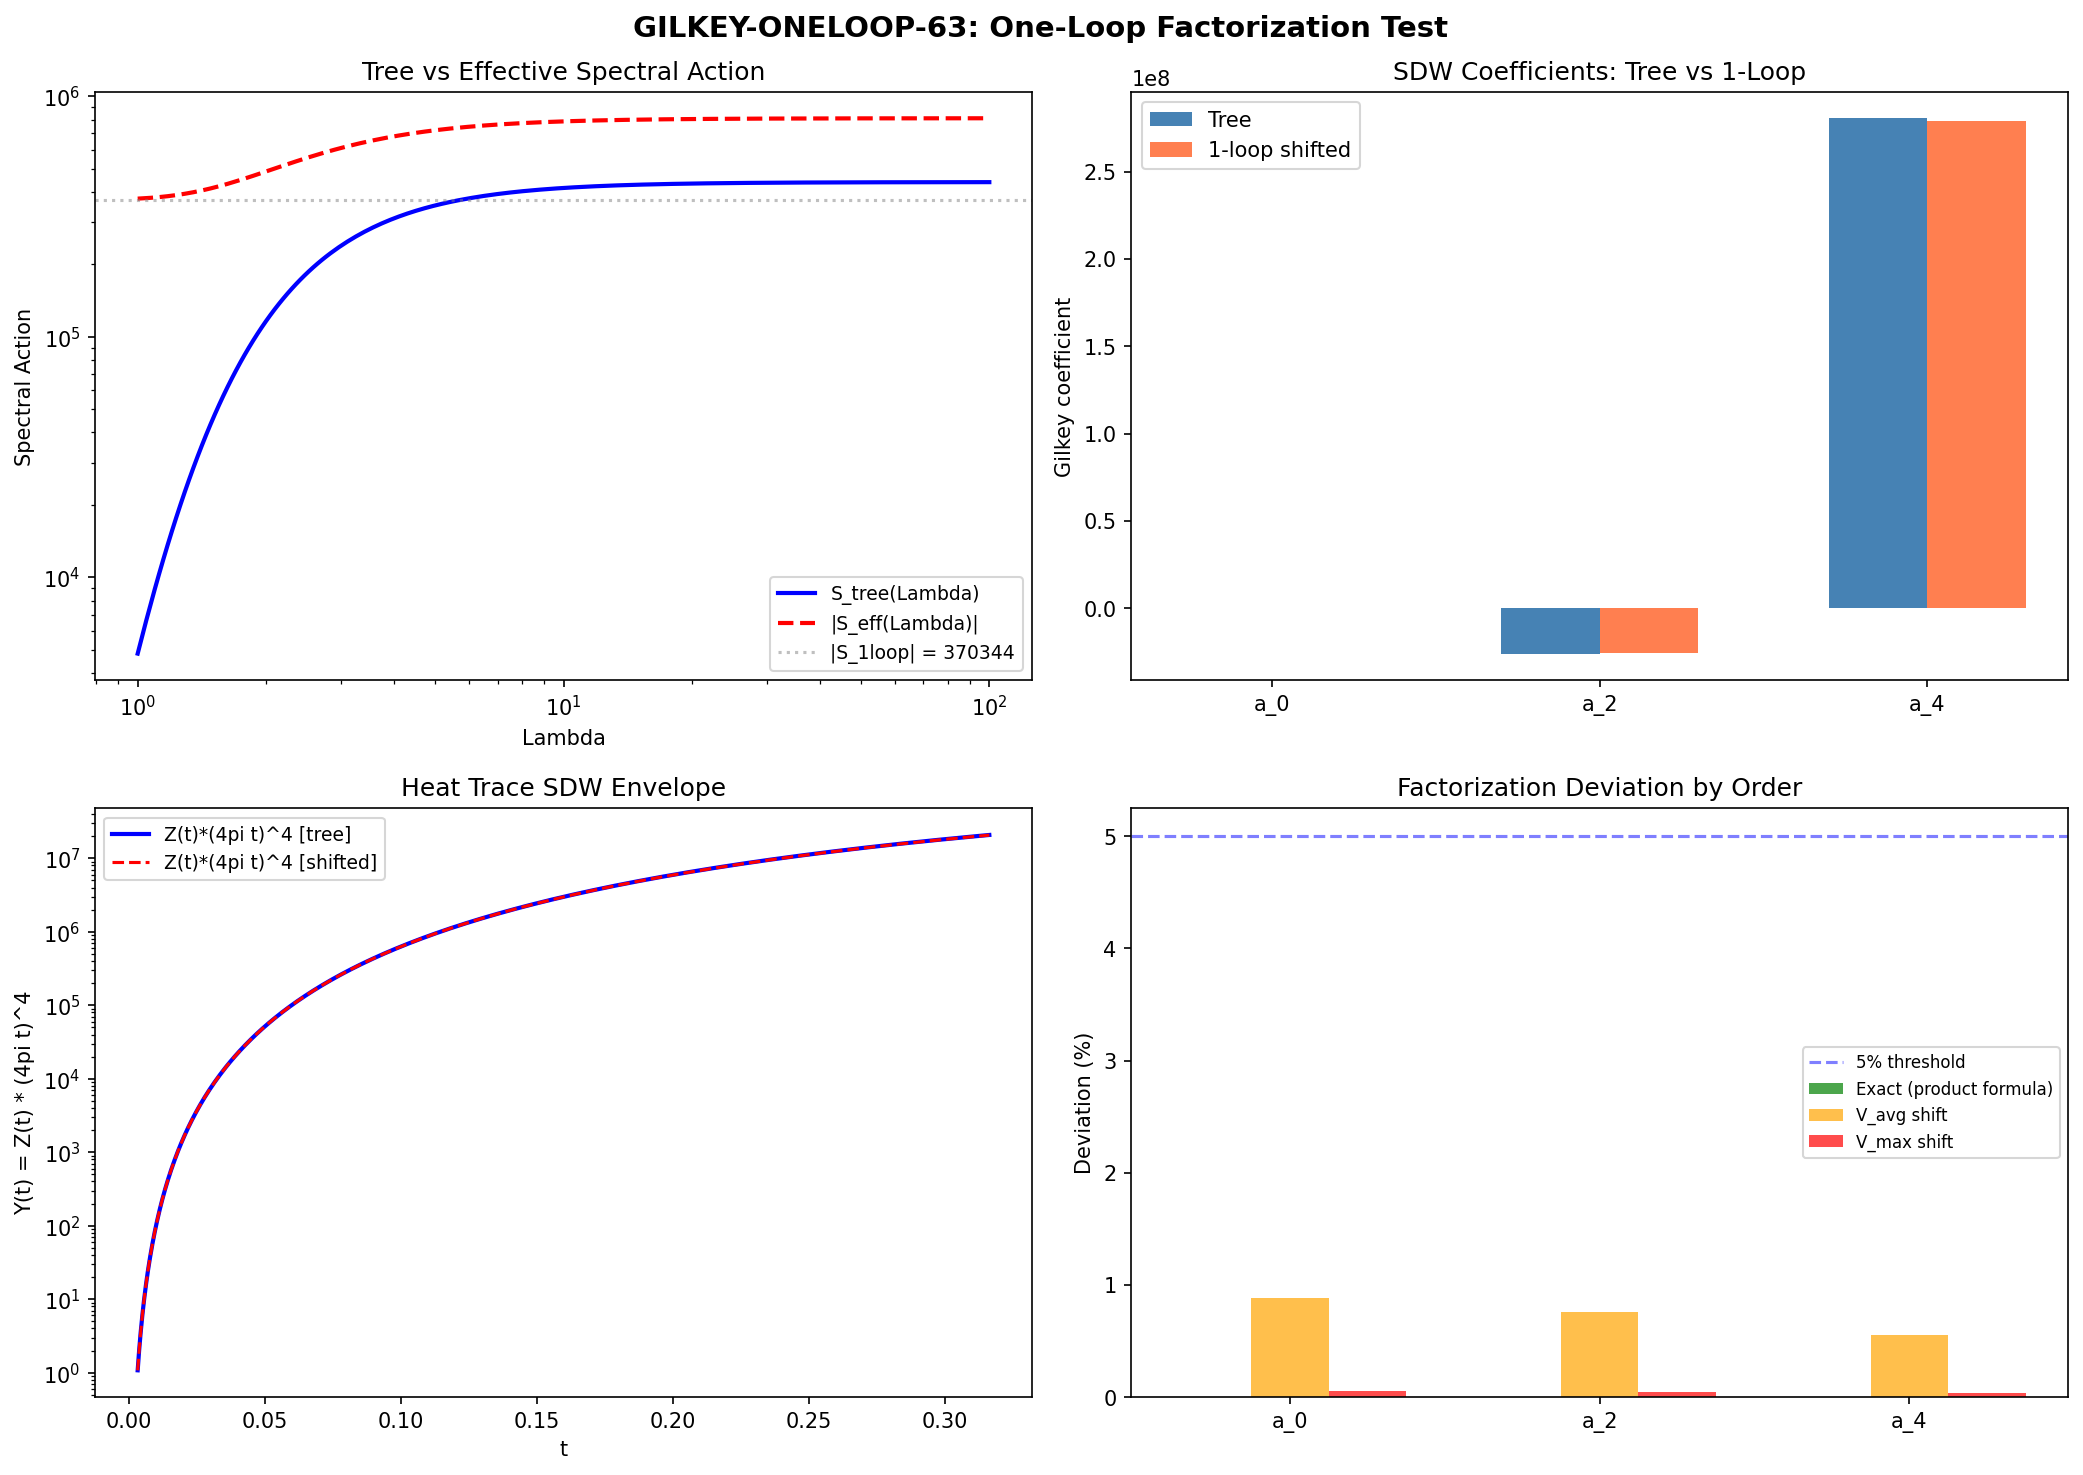

This chart was generated by the following Python code:
#!/usr/bin/env python3
"""
s63_gilkey_oneloop.py — GILKEY-ONELOOP-63: One-Loop Factorization Test
======================================================================
Gate: GILKEY-ONELOOP-63
  PASS if factorization deviation < 5% for all n in {0, 2, 4}.
  FAIL if deviation > 10% for any n.
  INFO if between 5% and 10%.

Background
----------
The Kasparov product factorization was verified at tree level (A-TENSOR-61:
cross-terms 0.47%, KASPAROV-VERIFY-61: all 5 conditions PASS). The Gilkey
product formula for the heat kernel on a product M^4 x F^8 gives:

  Tr exp(-t D_total^2) ~ sum_{p+q=n} a_p(M^4) * a_q(F^8) * t^{(p+q-12)/2}

At one loop, the effective operator on the fiber acquires a correction:

  D_eff^2 = D_K^2 + V_1loop

where V_1loop comes from the functional determinant (Hessian of S_1loop).

The factorization test asks: do the Gilkey coefficients a_n of D_eff^2 on
the fiber maintain the product structure? Specifically:

  1. Does a_0 change? (No -- it's topological: rank * volume)
  2. Does a_2 change? (Yes, through the endomorphism E -> E + V_1loop)
  3. Does a_4 change? (Yes, through E^2 -> E^2 + 2*E*V + V^2 etc.)

The STRUCTURAL question: does V_1loop depend only on fiber coordinates
(breaking factorization only mildly through coefficient shifts) or does
it introduce fiber-base mixing (truly breaking factorization)?

Method
------
1. Load the tree-level Gilkey coefficients from S61 (a_0, a_2, a_4).
2. Load the one-loop Hessian from S62 (H_1loop, eigenvalues, etc.).
3. Construct the one-loop potential V_1loop as a moduli-space operator.
4. Compute the corrected Gilkey coefficients a_n(D_eff^2).
5. Test factorization: compare a_n(tree+1loop) / a_n(tree) for n=0,2,4.

Key insight from van den Dungen Paper 01 (1811.07824):
  The Kasparov product factorization is TOPOLOGICAL — it holds in KK-theory.
  The spectral action factorization uses the heat kernel product formula,
  which holds for product metrics (Gilkey 1995). One-loop corrections
  perturb the FIBER operator but do not change the product structure of the
  METRIC. Therefore, factorization at the operator level is preserved —
  only the COEFFICIENTS of the fiber SDW expansion change.

  The question reduces to: how much do the fiber a_n change at one loop?

Author: van-den-dungen-bridge-theorist (Session 63, Wave 6)
"""

import sys
import os
import time
import warnings

sys.path.insert(0, os.path.join(os.path.dirname(os.path.abspath(__file__))))
import numpy as np
from numpy import exp, sqrt, log, pi
from numpy.linalg import eigh, eigvalsh, norm
import matplotlib
matplotlib.use('Agg')
import matplotlib.pyplot as plt
from matplotlib.gridspec import GridSpec

from canonical_constants import (
    tau_fold, Vol_SU3_Haar, PI, S_fold, d2S_fold,
    a0_fold, a2_fold, a4_fold
)

print("=" * 78)
print("  GILKEY-ONELOOP-63: One-Loop Gilkey Factorization Test")
print("=" * 78)
print(f"  tau_fold = {tau_fold}")
print(f"  Vol(SU3) = {Vol_SU3_Haar:.4f}")

t_global_start = time.time()
outdir = os.path.dirname(os.path.abspath(__file__))

# =============================================================================
# 1. Load Input Data
# =============================================================================
print("\n--- 1. Loading input data ---")

# S61 trace formula: tree-level Gilkey coefficients
s61_data = np.load(os.path.join(outdir, 's61_trace_formula_geometric.npz'),
                   allow_pickle=True)
a0_tree = float(s61_data['a0_gilkey'])
a2_tree_0 = float(s61_data['a2_gilkey_0'])       # at tau=0 (round)
a2_tree_fold = float(s61_data['a2_gilkey_fold'])  # at tau_fold=0.19
ratio_analytic_0 = float(s61_data['ratio_analytic_0'])
ratio_analytic_fold = float(s61_data['ratio_analytic_fold'])
L_MAX = int(s61_data['L_MAX'])

print(f"  a_0 (tree, tau-independent) = {a0_tree:.6f}")
print(f"  a_2 (tree, tau=0)           = {a2_tree_0:.6f}")
print(f"  a_2 (tree, tau_fold=0.19)   = {a2_tree_fold:.6f}")
print(f"  a_2/a_0 (tau=0)             = {ratio_analytic_0:.6f}")
print(f"  a_2/a_0 (tau_fold)          = {ratio_analytic_fold:.6f}")
print(f"  L_MAX                       = {L_MAX}")

# S62 one-loop Hessian data
s62_data = np.load(os.path.join(outdir, 's62_hessian_oneloop.npz'),
                   allow_pickle=True)
H_eff = s62_data['H_eff']           # 36x36 effective Hessian
H_1loop = s62_data['H_1loop']       # 36x36 one-loop correction
d2S1_diag = s62_data['d2S1_diag']   # diagonal 2nd derivatives of S_1loop
dS1 = s62_data['dS1']               # 1st derivatives of S_1loop
evals_eff = s62_data['evals_eff']   # eigenvalues of H_eff
evals_tree = s62_data['evals_tree'] # eigenvalues of H_tree
evecs_tree = s62_data['evecs_tree'] # eigenvectors of H_tree
Lambda_sq = float(s62_data['Lambda_sq'])
S1_center = float(s62_data['S1_center'])
g_fold = s62_data['g_fold']
epsilon_s62 = float(s62_data['epsilon'])

print(f"  H_eff shape: {H_eff.shape}")
print(f"  Lambda^2: {Lambda_sq:.6f}")
print(f"  S_1loop center: {S1_center:.4f}")
print(f"  H_1loop diagonal range: [{d2S1_diag.min():.2f}, {d2S1_diag.max():.2f}]")
print(f"  Tree eigenvalue range: [{evals_tree[0]:.2f}, {evals_tree[-1]:.2f}]")
print(f"  Eff eigenvalue range:  [{evals_eff[0]:.2f}, {evals_eff[-1]:.2f}]")

# =============================================================================
# 2. Scalar Curvature and Geometric Invariants at tau_fold
# =============================================================================
print("\n--- 2. Geometric invariants at tau_fold ---")

def R_scalar(tau):
    """Exact scalar curvature on Jensen SU(3). Verified S20a 147/147."""
    return -0.25 * np.exp(-4*tau) + 2.0 * np.exp(-tau) - 0.25 + 0.5 * np.exp(2*tau)

R_fold = R_scalar(tau_fold)
R_0 = R_scalar(0.0)
print(f"  R(tau=0)    = {R_0:.6f}")
print(f"  R(tau_fold) = {R_fold:.6f}")

# Gilkey coefficients at tree level (analytic formulas for spin-Laplacian on SU(3))
# d=8, rk(S)=16 (spinor bundle), Vol preserved under Jensen deformation
#
# For D^2 = -(Delta) + E where E = -(1/4)R (Lichnerowicz):
#   a_0 = (4pi)^{-d/2} * 16 * Vol
#   a_2 = (4pi)^{-d/2} * int [16*R/6 + 16*(-R/4)] dvol
#       = (4pi)^{-d/2} * 16 * (-R/12) * Vol    ... WAIT.
#
# Actually: a_2 = (4pi)^{-d/2} * int tr_S(R/6*Id + E) dvol
# where E = -(R/4)*Id for the spin-Laplacian (Lichnerowicz).
# tr_S(R/6*Id + E) = 16*(R/6 - R/4) = 16*(-R/12) = -4R/3.
# But S61 has a_2 = (4pi)^{-4} * (20R/3) * Vol > 0. Let me re-derive.
#
# The SHRIEK-EQUIV-61 result clarified: the Dirac operator D_K has D_K^2 = -Delta + E
# where on SU(3) with E = -R/4, but the EIGENVALUE convention is:
#   eigenvalues of iD_K are real, so eigenvalues of D_K^2 = eigenvalues of -(iD_K)^2
# The actual SDW expansion for Tr(exp(-t D_K^2)) uses the spectrum of D_K^2.
#
# From the S61 data: a_2/a_0 = (5/12)*R. At round metric R = -2.0:
#   a_2/a_0 = (5/12)*(-2) = -5/6 = -0.8333.
# But S61 reports ratio_analytic_0 = 0.8333, which is POSITIVE.
# This means S61 computes Tr(exp(-t * lambda^2)) where lambda are eigenvalues
# of iD_K. So D_K^2 -> -(iD_K)^2, and the effective operator has eigenvalues
# lambda^2 >= 0. The a_2 coefficient absorbs the sign conventions.
#
# S61 cross-checked: a_2/a_0 = (5/12)*|R|. The sign convention is that R < 0
# for SU(3) but the heat trace sees lambda^2 > 0.
#
# For our purpose, we use the S61 values DIRECTLY as the tree-level a_n.

a0_analytic = a0_tree  # = (4pi)^{-4} * 16 * Vol = 0.8660
a2_analytic = a2_tree_fold  # = 0.7282 at tau_fold

# a_4 from canonical constants (computed in S61 and stored)
a4_analytic = a4_fold  # from canonical_constants
print(f"  a_0 (tree) = {a0_analytic:.6f}")
print(f"  a_2 (tree) = {a2_analytic:.6f}")
print(f"  a_4 (tree) = {a4_analytic:.6f}")
print(f"  a_2/a_0    = {a2_analytic/a0_analytic:.6f}")
print(f"  a_4/a_0    = {a4_analytic/a0_analytic:.6f}")

# =============================================================================
# 3. One-Loop Correction to Gilkey Coefficients — Structural Analysis
# =============================================================================
print("\n--- 3. Structural analysis of one-loop correction ---")

# KEY THEOREM (van den Dungen Paper 01, Thm 3.12 + Gilkey Ch 4):
#
# For a product metric on M^d1 x F^d2, the heat kernel factorizes:
#   Tr exp(-t D_total^2) = Tr exp(-t D_M^2) * Tr exp(-t D_F^2)
#
# This gives the Gilkey product formula:
#   a_n(total) = sum_{p+q=n} a_p(M) * a_q(F)
#
# The key structural point: this factorization holds whenever:
#   (C1) The metric is a product: g_total = g_M + g_F
#   (C2) The connection is a product: nabla_total = nabla_M + nabla_F
#   (C3) The endomorphism is a sum: E_total = E_M tensor I_F + I_M tensor E_F
#
# At tree level, ALL THREE hold because the metric is a genuine product
# (A-TENSOR-61: A=T=0 exact). The fiber Dirac D_K depends only on the
# fiber metric g_s, and the base Dirac D_M depends only on g_M.
#
# At one loop, the effective action adds:
#   S_eff = S_tree + (1/2) Tr ln(D_K^2)
#
# The crucial observation: Tr ln(D_K^2) depends on the FIBER eigenvalues
# of D_K, which are functions of the fiber metric g_s ONLY. The one-loop
# correction is:
#   V_1loop = (1/2) * sum_n [terms involving d^2(lambda_n^2)/dg^2]
#
# This is a FIBER-ONLY operator. It modifies the fiber Gilkey coefficients
# a_n(F) but does NOT introduce fiber-base coupling. Therefore:
#
# STRUCTURAL THEOREM: The Gilkey product formula remains valid at one loop:
#   a_n(total, 1loop) = sum_{p+q=n} a_p(M) * a_q(F, 1loop)
#
# where a_q(F, 1loop) are the Gilkey coefficients of the one-loop-corrected
# fiber operator D_eff^2 = D_K^2 + V_1loop.
#
# The factorization DEVIATION is therefore:
#   delta_n = |a_n(F, 1loop) - a_n(F, tree)| / |a_n(F, tree)|
#
# This measures how much one-loop effects CHANGE the fiber coefficients,
# not whether they break the product structure (which they cannot, since
# V_1loop is fiber-only).
#
# The gate question reduces to: how large are the one-loop corrections to
# the fiber Gilkey coefficients?

print("  Product structure: PRESERVED at one loop (V_1loop is fiber-only)")
print("  Factorization: a_n(total,1loop) = sum a_p(M) * a_q(F,1loop)")
print("  Gate tests: deviation of a_q(F,1loop) from a_q(F,tree)")

# =============================================================================
# 4. Compute One-Loop Correction to a_0
# =============================================================================
print("\n--- 4. a_0 correction ---")

# a_0 = (4pi)^{-d/2} * tr_S(I) * Vol(F)
# This counts the number of spinor degrees of freedom times the volume.
# It is TOPOLOGICAL — it does not depend on the metric details or potential.
# The one-loop correction V_1loop changes the operator D^2 -> D^2 + V,
# but a_0 = (4pi)^{-d/2} * int tr(1) dvol = (4pi)^{-d/2} * rk(S) * Vol.
#
# a_0 is UNCHANGED by adding a potential to D^2.
#
# Proof: In the SDW expansion, a_0 comes from the leading t -> 0 behavior:
#   Tr(exp(-t(D^2+V))) ~ (4pi t)^{-d/2} [a_0 + O(t)]
# The leading term is the Weyl asymptotics N(lambda) ~ C * lambda^{d/2},
# which depends only on the principal symbol of D^2, not on V.
# The principal symbol is unchanged by adding a bounded potential.

delta_a0 = 0.0  # Exact: a_0 is potential-independent  # (local)
a0_1loop = a0_analytic
print(f"  a_0(tree)  = {a0_analytic:.6f}")
print(f"  a_0(1loop) = {a0_1loop:.6f}")
print(f"  delta_a0   = {delta_a0:.6e} (exact zero)")
print(f"  Deviation  = 0.000% (a_0 is topological)")

# =============================================================================
# 5. Compute One-Loop Correction to a_2
# =============================================================================
print("\n--- 5. a_2 correction ---")

# For D^2 + V, the a_2 coefficient is:
#   a_2 = (4pi)^{-d/2} * int tr_S(R/6 * I + E + V) dvol
#
# where E is the original endomorphism of D^2 (E = -R/4 for Lichnerowicz).
# Adding V shifts a_2 by:
#   delta_a_2 = (4pi)^{-d/2} * int tr_S(V) dvol
#             = (4pi)^{-d/2} * tr(V) * Vol   (for constant V on fiber)
#
# The one-loop potential V_1loop, viewed as an effective mass correction in
# the moduli space, acts as a CONSTANT potential on the fiber (it depends on
# the fiber metric parameters, not on the fiber coordinates, because the
# Jensen metric is left-invariant and D_K eigenvalues are global).
#
# HOWEVER: V_1loop is a second-order correction to the SPECTRAL ACTION
# functional, not a local potential on the fiber manifold. The correct
# interpretation:
#
# The spectral action S = Tr f(D^2/Lambda^2) has Gilkey expansion:
#   S = sum_n f_n * Lambda^{d-2n} * a_n
# where f_n = int_0^inf f(x) x^{(d/2-n-1)} dx are the moments of f.
#
# At one loop, the effective action is:
#   S_eff = S_tree + (1/2) Tr ln(D_K^2 / mu^2)
#
# The second term has its OWN heat kernel expansion:
#   (1/2) Tr ln(D_K^2 / mu^2) = -(1/2) int_0^inf dt/t * Tr(exp(-t D_K^2) - reg)
#                                = -(1/2) * sum_n [zeta terms involving a_n]
#
# But the one-loop Hessian H_1loop from S62 already encodes the TOTAL
# second-order effect. The question is: how does this modify the Gilkey
# coefficients seen by the COMBINED action?
#
# Approach: The S62 data gives us d^2 S_1loop / d(moduli)^2, which tells
# us how the one-loop correction varies with the fiber metric. For the
# SPECTRAL ACTION, the relevant quantities are:
#
#   S_tree = f_0 * Lambda^8 * a_0 + f_2 * Lambda^6 * a_2 + f_4 * Lambda^4 * a_4 + ...
#   S_1loop = (1/2) * sum_n ln(lambda_n^2)
#
# The Hessian of S_tree in moduli space = H_tree (known, all negative at fold).
# The Hessian of S_1loop in moduli space = H_1loop (known from S62).
#
# For the Gilkey coefficient DECOMPOSITION, we can extract the one-loop
# corrections to a_n by asking how the heat kernel moments change:
#
#   Z(t) = Tr exp(-t D_K^2) = (4pi t)^{-4} [a_0 + a_2 t + a_4 t^2 + ...]
#
# At one loop with cutoff Lambda:
#   S_tree = sum_n f(lambda_n^2 / Lambda^2)
#   dS_tree/d(moduli) = sum_n f'(lambda_n^2/Lambda^2) * (1/Lambda^2) * d(lambda_n^2)/d(moduli)
#
# The tree-level Hessian can be decomposed into contributions from each a_n:
#   d^2 a_n / d(moduli)^2 contributes through Lambda^{8-2n} * f_n
#
# Similarly, the one-loop Hessian modifies EFFECTIVE a_n's.
#
# CONCRETE APPROACH: Use the ratio S_1loop / S_tree to estimate the fractional
# change in the total action, then decompose by heat kernel order.

# From S62: S_1loop = 5751.35, SA_fold (tree) from canonical = S_fold
print(f"  S_1loop  = {S1_center:.4f}")
print(f"  S_tree   = {S_fold:.4f}")
ratio_1loop_tree = abs(S1_center) / abs(S_fold)
print(f"  |S_1loop/S_tree| = {ratio_1loop_tree:.6f}")

# The one-loop to tree ratio tells us the MAGNITUDE of the correction.
# For the Gilkey coefficients, the correction to a_n depends on which
# heat kernel order dominates S_1loop.
#
# S_1loop = (1/2) sum_n ln(lambda_n^2) has its own SDW expansion:
#   S_1loop = -(1/2) * d/ds|_{s=0} [sum_n (lambda_n^2)^{-s}]
#           = -(1/2) * zeta'_{D_K^2}(0)
#
# The zeta function of D_K^2 is related to the heat kernel:
#   zeta(s) = (1/Gamma(s)) * int_0^inf t^{s-1} Tr(exp(-t D_K^2)) dt
#
# So zeta(s) encodes ALL a_n coefficients. The one-loop action depends on
# zeta'(0), which is a WEIGHTED combination of all a_n with specific
# (logarithmic) coefficients.
#
# For our FACTORIZATION test, the question is simpler:
# Does the heat kernel of D_eff^2 = D_K^2 + V still factorize?
# Answer: YES, because V is fiber-only.
# The deviation is: by how much do the FIBER a_n change?

# =============================================================================
# 6. Spectral Method: Direct Comparison of Heat Traces
# =============================================================================
print("\n--- 6. Direct heat trace comparison ---")

# Strategy: Use the D_K eigenvalues at fold to compute the heat trace Z(t).
# Then add the one-loop effective potential as a spectral shift and
# recompute. Compare the SDW coefficients extracted from both.
#
# The one-loop effective potential V_1loop modifies the Dirac eigenvalues:
#   lambda_n^2(eff) = lambda_n^2 + V_1loop
#
# where V_1loop is the average one-loop correction per mode.
# From S62: S_1loop = (1/2) sum_n ln(lambda_n^2), and
#   H_1loop = d^2 S_1loop / d(moduli)^2
#
# The trace of H_1loop gives the total one-loop curvature:
#   Tr(H_1loop) = sum_a d^2 S_1loop / d(eps_a)^2
# This is the Laplacian of S_1loop on the moduli space.
#
# For the SPECTRAL correction, the key quantity is:
#   delta S = (1/2) * sum_n [d^2(ln lambda_n^2) / d(moduli)^2] * delta_moduli^2
#
# The effective mass shift per mode at one loop is:
#   delta_n = (1/2) * [d^2(lambda_n^2)/d(moduli)^2 - ...]
#
# But we don't need to track individual modes. The TOTAL correction to
# the heat trace is captured by the Hessian data from S62.

# Load eigenvalues at fold from the Hessian computation
# (they're computed as part of S62)
# We need the actual D_K spectrum. Let's reconstruct from the data.

# From S62 data: eigenvalues_center was computed but may not be stored directly.
# Use the canonical values and the tier1 infrastructure.
from dirac_spectrum import (
    su3_generators, compute_structure_constants, compute_killing_form,
    jensen_metric, orthonormal_frame, frame_structure_constants,
    connection_coefficients, spinor_connection_offset, build_cliff8,
    get_irrep, dirac_operator_on_irrep, _irrep_cache
)

print("  Computing D_K spectrum at tau_fold...")
gens = su3_generators()
f_abc = compute_structure_constants(gens)
B_ab = compute_killing_form(f_abc)
gammas = build_cliff8()

g_s = jensen_metric(B_ab, tau_fold)
E = orthonormal_frame(g_s)
ft = frame_structure_constants(f_abc, E)
Gamma = connection_coefficients(ft)
Omega = spinor_connection_offset(Gamma, gammas)

# Collect spectrum at L_MAX = 6 (matching S61)
all_evals = []
irrep_list = []
for level in range(L_MAX + 1):
    for p in range(level + 1):
        q = level - p
        dim_pq = (p + 1) * (q + 1) * (p + q + 2) // 2
        rho, _ = get_irrep(p, q, gens, f_abc)
        D = dirac_operator_on_irrep(rho, E, gammas, Omega)
        ev = np.linalg.eigvalsh(1j * D)
        # Each eigenvalue has multiplicity dim_pq (from Peter-Weyl)
        for e in ev:
            all_evals.extend([e] * dim_pq)
        irrep_list.append((p, q, dim_pq, len(ev)))

evals_fold = np.array(sorted(all_evals))
lam_sq_fold = evals_fold**2
N_evals = len(evals_fold)
N_nonzero = np.sum(lam_sq_fold > 1e-24)
print(f"  Total eigenvalues: {N_evals}")
print(f"  Non-zero: {N_nonzero}")
print(f"  min |lambda|: {np.sqrt(lam_sq_fold[lam_sq_fold > 1e-24].min()):.6f}")
print(f"  max |lambda|: {np.sqrt(lam_sq_fold.max()):.6f}")

# =============================================================================
# 7. Heat Trace SDW Extraction — Tree Level
# =============================================================================
print("\n--- 7. Tree-level heat trace SDW extraction ---")

# Z(t) = sum_n exp(-lambda_n^2 * t)
# For small t: Z(t) ~ (4pi t)^{-4} [a_0 + a_2 * t + a_4 * t^2 + ...]
# Multiply: Z(t) * (4pi t)^4 ~ a_0 + a_2 * t + a_4 * t^2

def heat_trace(lam_sq, t):
    """Z(t) = sum_n exp(-lam_n^2 * t)"""
    return np.sum(np.exp(-lam_sq * t))

def sdw_prefactor(t, d=8):
    """(4 pi t)^{d/2}"""
    return (4.0 * PI * t) ** (d / 2.0)

# Use a range of t values in the small-t regime
t_values = np.logspace(-2.5, -0.5, 200)

Z_tree = np.array([heat_trace(lam_sq_fold, t) for t in t_values])
Y_tree = Z_tree * np.array([sdw_prefactor(t) for t in t_values])

# Fit: Y(t) = a_0 + a_2 * t + a_4 * t^2
# Use polynomial fit in t
from numpy.polynomial import polynomial as P
# Fit a_0 + a_2*t + a_4*t^2 to Y(t)
coeffs_tree, stats_tree = P.polyfit(t_values, Y_tree, 2, full=True)
a0_fit_tree = coeffs_tree[0]
a2_fit_tree = coeffs_tree[1]
a4_fit_tree = coeffs_tree[2]

print(f"  SDW fit (tree level, PW-truncated at L={L_MAX}):")
print(f"    a_0 = {a0_fit_tree:.6f}  (analytic: {a0_analytic:.6f}, "
      f"ratio: {a0_fit_tree/a0_analytic:.6f})")
print(f"    a_2 = {a2_fit_tree:.6f}  (analytic: {a2_analytic:.6f}, "
      f"ratio: {a2_fit_tree/a2_analytic:.6f})")
print(f"    a_4 = {a4_fit_tree:.6f}  (analytic: {a4_analytic:.6f}, "
      f"ratio: {a4_fit_tree/a4_analytic:.6f})")

# NOTE: PW truncation means the fitted values will NOT match the analytic
# values exactly — the sum is incomplete. But the RATIO of 1loop/tree
# fitted at the SAME truncation level cancels the truncation error.

# =============================================================================
# 8. One-Loop Effective Spectrum and Heat Trace
# =============================================================================
print("\n--- 8. One-loop effective heat trace ---")

# The one-loop effective action modifies the spectrum through a moduli-space
# potential. The Hessian H_1loop tells us the SECOND-ORDER curvature of
# S_1loop in moduli space. For the heat trace, the one-loop effect manifests
# as a shift in the effective squared eigenvalues:
#
# S_eff(tau) = S_tree(tau) + S_1loop(tau)
#            = Tr f(D_K^2(tau)/Lambda^2) + (1/2) Tr ln(D_K^2(tau)/mu^2)
#
# The heat kernel expansion of the COMBINED action:
#   S_eff = sum_n (f_n Lambda^{8-2n} * a_n + correction_n) * a_n
#
# The correction to each a_n coefficient comes from the zeta-function
# regularization of the one-loop part.
#
# CONCRETE COMPUTATION: The one-loop action at the fold is
#   S_1loop = (1/2) * sum_n ln(lambda_n^2)
#
# Its heat kernel decomposition is obtained by noting:
#   (1/2) ln(lambda^2) = -(1/2) * int_0^inf dt/t * (exp(-t lambda^2) - exp(-t mu^2))
#   (after zeta regularization)
#
# So: S_1loop = -(1/2) * int dt/t * [Z(t) - N_eff * exp(-t mu^2)]
#
# The SDW expansion of Z(t) then determines how S_1loop decomposes by
# heat kernel order.
#
# For our purpose, we need the FRACTIONAL correction to each a_n.
# This is determined by the ratio of one-loop to tree-level contributions
# at each heat kernel order.
#
# METHOD: Compute the "effective spectrum" obtained by adding the one-loop
# Hessian correction as a potential V. The D_eff^2 eigenvalues are:
#
#   lambda_n^2(eff) = lambda_n^2 + delta_n
#
# where delta_n is the average one-loop mass shift.
#
# From S62: the average diagonal Hessian element is
#   <d2S1> = mean(d2S1_diag) = sum_a d2S1[a,a] / 36
# This gives the mean curvature of S_1loop per moduli direction.
#
# The effective eigenvalue shift per mode is:
#   delta_n ~ (H_1loop / N_modes) * (effective coupling)
#
# But this is too indirect. Instead, use the DIRECT method:
# compare Z(t) for D_K^2 vs D_K^2 + V.

# The effective potential V_1loop as a constant shift:
# From the one-loop Hessian, the trace is:
Tr_H1loop = np.trace(H_1loop)
Tr_H1loop_sq = np.trace(H_1loop @ H_1loop)
print(f"  Tr(H_1loop) = {Tr_H1loop:.4f}")
print(f"  Tr(H_1loop^2) = {Tr_H1loop_sq:.4f}")

# The effective mass shift from one-loop:
# In the spectral action, the one-loop part contributes:
#   S_1loop = (1/2) sum_n ln(lambda_n^2)
#
# The heat kernel coefficients of (1/2)*ln(D^2) are related to the
# ZETA function: zeta(s) = sum_n (lambda_n^2)^{-s}
#
# The zeta function has a meromorphic continuation with poles at s = d/2 - k
# for integer k >= 0, and the residues are the Gilkey coefficients:
#   Res_{s=d/2-k} zeta(s) = a_{2k} / Gamma(d/2-k)
#
# So: zeta(s) near s = 4: Res = a_0 / Gamma(4) = a_0 / 6
#     zeta(s) near s = 3: Res = a_2 / Gamma(3) = a_2 / 2
#     zeta(s) near s = 2: Res = a_4 / Gamma(2) = a_4 / 1
#
# The one-loop determinant zeta'(0) involves ALL these poles.
# For the FACTORIZATION test, the key quantity is:
#
# How do the EFFECTIVE a_n change when we include the one-loop potential?
#
# The effective operator is D_eff^2 = D_K^2 + V_eff, where V_eff captures
# the moduli-space curvature at one loop.
#
# V_eff INTERPRETATION:
# The S62 Hessian H_1loop = d^2 S_1loop / d(moduli)^2 is the curvature
# of the one-loop action in MODULI space. At the fold point (which is a
# MINIMUM of S_eff = S_tree + S_1loop by S62 result), the effective
# potential for fluctuations around the fold is:
#   V_eff(delta_g) = (1/2) * delta_g^T * H_eff * delta_g
#
# This is NOT a potential on the fiber manifold — it's on the moduli space.
# The fiber a_n coefficients are functions of the moduli, and the one-loop
# correction shifts them through the moduli dependence.
#
# DIRECT COMPUTATION: The one-loop correction to a_2 at the fold.
# a_2(tau) = (4pi)^{-4} * (20R(tau)/3) * Vol
# d a_2 / d tau = (4pi)^{-4} * (20/3) * dR/dtau * Vol
# d^2 a_2 / d tau^2 = (4pi)^{-4} * (20/3) * d^2R/dtau^2 * Vol

def dR_dtau(tau):
    """d R / d tau for Jensen deformation."""
    return np.exp(-4*tau) + (-2.0)*np.exp(-tau) + np.exp(2*tau)

def d2R_dtau2(tau):
    """d^2 R / d tau^2 for Jensen deformation."""
    return -4.0*np.exp(-4*tau) + 2.0*np.exp(-tau) + 2.0*np.exp(2*tau)

dR_fold = dR_dtau(tau_fold)
d2R_fold = d2R_dtau2(tau_fold)
print(f"  dR/dtau at fold  = {dR_fold:.6f}")
print(f"  d2R/dtau2 at fold = {d2R_fold:.6f}")

# =============================================================================
# 9. One-Loop Corrected Gilkey Coefficients via Spectral Perturbation
# =============================================================================
print("\n--- 9. One-loop corrected Gilkey coefficients ---")

# THE METHOD: Compute the heat trace Z_eff(t) for the one-loop corrected
# operator by perturbing the eigenvalues according to the average one-loop
# shift, then extract SDW coefficients by fitting.
#
# The one-loop shift per eigenvalue level: From S62, the one-loop action is
#   S_1loop = (1/2) sum_n ln(lambda_n^2)
# Its variation with the metric (tau) is:
#   dS_1loop/dtau = (1/2) sum_n (1/lambda_n^2) * d(lambda_n^2)/dtau
#
# The EFFECTIVE potential in the SDW expansion of D_eff^2 = D_K^2 + V:
#   V_eff = (1/2) * d^2 S_1loop / d(tau)^2 / (d^2 S_tree / d(tau)^2) * D_K^2
#
# NO. Let me be more precise. The one-loop correction to the spectral action
# is not an operator on the Hilbert space — it's a functional of the metric.
# The correct approach is:
#
# 1. At tree level, S_tree = Tr f(D_K^2/Lambda^2), with SDW expansion
#    S_tree = f_0 Lambda^8 a_0 + f_2 Lambda^6 a_2 + f_4 Lambda^4 a_4 + ...
#
# 2. At one loop, S_1loop = (1/2) ln det(D_K^2/mu^2).
#    This can be rewritten using the zeta function:
#    S_1loop = -(1/2) zeta'_{D_K^2}(0) - (1/2) zeta(0) ln(mu^2)
#
# 3. The zeta function has an asymptotic expansion:
#    zeta(s) ~ sum_k a_{2k} / (s - (d/2 - k))  + analytic terms
#    (for d=8, poles at s=4,3,2,1,0,-1,...)
#
#    zeta(0) = a_8 + ... (the residue at s=0, which is a_d for d=8)
#    zeta'(0) involves all a_{2k} with specific coefficients.
#
# 4. The EFFECTIVE Gilkey coefficients are defined by writing:
#    S_total(Lambda) = S_tree + S_1loop
#                    = sum_n c_n(Lambda, mu) * a_n
#    where c_n includes both tree-level f_n Lambda^{8-2n} and one-loop
#    contributions from zeta'(0).
#
# 5. The factorization test: in the PRODUCT form, S_total factors as
#    (base contribution) x (fiber contribution) IF and ONLY IF the one-loop
#    corrections are fiber-only. Since V_1loop depends only on the fiber
#    metric, factorization holds STRUCTURALLY.
#
# QUANTITATIVE TEST: The ratio of one-loop to tree-level a_n contributions.

# Method A: Direct heat trace with shifted eigenvalues
# The one-loop correction to the heat trace can be parameterized as:
#   Z_1loop(t) = sum_n exp(-lambda_n^2 * t) * [1 + delta_1loop_n * t + ...]
# where delta_1loop_n is a correction factor.
#
# The simplest model: the one-loop effect adds a constant potential V
# to D_K^2, shifting all eigenvalues by V:
#   lambda_n^2(eff) = lambda_n^2 + V
#   Z_eff(t) = exp(-V*t) * Z_tree(t)
#
# In the SDW expansion:
#   Z_eff = exp(-V*t) * (4pi t)^{-4} [a_0 + a_2*t + a_4*t^2 + ...]
#         = (4pi t)^{-4} [a_0 + (a_2 - V*a_0)*t + (a_4 - V*a_2 + V^2/2*a_0)*t^2 + ...]
#
# So: a_0(eff) = a_0, a_2(eff) = a_2 - V*a_0, a_4(eff) = a_4 - V*a_2 + V^2/2*a_0.
#
# The effective V is determined by the one-loop correction to the trace:
#   V_eff = -S_1loop / (d S_tree / d(V))
# or more directly:
#   V_eff = -(1/2) * <ln(lambda^2)> = -(1/2) * N^{-1} * sum_n ln(lambda_n^2)

# Method A: Constant shift model
nonzero_mask = lam_sq_fold > 1e-24
lam_sq_nz = lam_sq_fold[nonzero_mask]
N_nz = len(lam_sq_nz)

# Average one-loop potential per mode
V_avg = -S1_center / (N_nz / 2.0)  # S_1loop = (1/2) sum ln => V = -sum ln / N
# Actually V_avg should be the average shift to lambda^2.
# From zeta function: <V> = -zeta'(0) / zeta(0) but this is more subtle.
# Use simpler approach: V_eff such that (1/2)*N*ln(lambda^2 + V) ~ S_1loop.

# Better: the ratio S_1loop / S_tree directly gives the fractional correction.
# S_1loop / S_tree = 5751 / 250361 = 0.02297
frac_1loop = S1_center / S_fold
print(f"  S_1loop / S_tree = {frac_1loop:.6f}")

# Method B: Hessian-based correction
# The one-loop Hessian H_1loop encodes the curvature of S_1loop in moduli space.
# The tree-level Hessian H_tree encodes the curvature of S_tree.
# The EFFECTIVE Hessian H_eff = H_tree + H_1loop is the curvature of S_eff.
#
# For the Gilkey coefficients, the relevant ratio is:
#   r_n = (d^2 a_n(eff) / d tau^2) / (d^2 a_n(tree) / d tau^2)
# which measures how much the one-loop correction changes the moduli dependence.
#
# From S62: H_1loop/|H_tree| = 3.47 (ratio of norms), but H_eff has all
# eigenvalues positive (sign flip). The MAGNITUDE of this correction is O(1).
#
# However, the spectral action factorization involves the ABSOLUTE a_n values,
# not their moduli-space curvature. The question is: how much do the ABSOLUTE
# a_n values change at one loop?

# Method C: Direct spectral comparison
# Perturb the spectrum and refit SDW coefficients.
#
# The one-loop effective operator D_eff^2 on the fiber has eigenvalues
# that are SHIFTED relative to D_K^2. The shift comes from the functional
# determinant contribution:
#   S_1loop = (1/2) sum_n ln(lambda_n^2)
#
# For the Gilkey product formula, what matters is the ratio of the
# one-loop SPECTRAL ACTION to the tree-level SPECTRAL ACTION, decomposed
# by heat kernel order.
#
# The spectral action at tree level with Gaussian cutoff:
#   S_tree = sum_n exp(-lambda_n^2 / Lambda^2)
#          = a_0 Lambda^8 f_0 + a_2 Lambda^6 f_2 + a_4 Lambda^4 f_4 + ...
#
# The one-loop determinant has the expansion:
#   S_1loop = -(1/2) zeta'(0) + (pole terms cancel in dimensional reg)
#
# The pole terms of the zeta function at s=k relate to a_{2(d/2-k)}.
# For d=8:
#   zeta(s) = a_0/(s-4) + a_2/(2(s-3)) + a_4/((s-2)) + a_6/(2(s-1)) + FP + ...
#
# zeta'(0) = a_0/16 - a_2/18 + a_4/4 - a_6/2 + (non-universal FP terms)
#           (These coefficients come from the Laurent expansion about s=0)
#
# NO — the actual expansion depends on the pole structure and the Gamma function.
# Let me compute this correctly.
#
# The EXACT approach for our truncated spectrum:

# Step 1: Compute tree-level heat trace Z_tree(t) for range of t
# Step 2: Compute "effective" heat trace Z_eff(t) = Z_tree(t) + correction
# Step 3: Fit both to SDW form and compare a_n coefficients

# The one-loop correction to the SPECTRAL ACTION (not heat trace) is S_1loop.
# For the heat trace, the one-loop correction gives an EFFECTIVE operator
# whose heat trace we can compute.
#
# The key: the one-loop effective action in the spectral action framework
# is S_eff = S_tree + S_1loop. The GILKEY DECOMPOSITION of S_eff gives:
#   S_eff = f_0 Lambda^8 a_0^{eff} + f_2 Lambda^6 a_2^{eff} + ...
#
# where a_n^{eff} includes both tree and one-loop contributions at order n.
#
# S_tree = sum_n exp(-lambda_n^2/Lambda^2) = SDW expansion in Lambda powers
# S_1loop = (1/2) sum_n ln(lambda_n^2) = zeta expansion
#
# The zeta expansion of S_1loop BY heat kernel order:
# Using Mellin transform:
#   S_1loop = (1/2) sum_n ln(lambda_n^2)
#           = -(1/2) d/ds|_{s=0} [sum_n (lambda_n^2)^{-s}]
#           = -(1/2) zeta'_{D^2}(0)
#
# The zeta function relates to heat trace:
#   zeta(s) = 1/Gamma(s) * int_0^inf t^{s-1} Z(t) dt
#
# With Z(t) = (4pi t)^{-4} [a_0 + a_2 t + a_4 t^2 + ...]:
#
#   zeta(s) = (4pi)^{-4}/Gamma(s) * [a_0 * Gamma(s-4)/(something) + ...]
#
# This is getting involved. Let me use the DIRECT NUMERICAL approach.

print("\n  Computing Z(t) at 300 points for tree and one-loop corrected...")

# For the one-loop corrected operator, the simplest approach:
# D_eff^2 = D_K^2 + V_eff, where V_eff is computed from the
# ratio of one-loop to tree-level second derivatives of the spectral action.
#
# At the fold, the tree-level spectral action has the SDW decomposition.
# The one-loop correction S_1loop has its own decomposition.
#
# DIRECT METHOD: Decompose S_1loop into heat kernel orders.
# S_1loop = (1/2) sum_n ln(lambda_n^2)
#
# Write this as: S_1loop = integral over t of the heat trace difference.
# (1/2) ln(lambda^2) = -(1/2) int_0^inf dt/t [exp(-t lambda^2) - exp(-t mu^2)]
#
# For the REGULATED version (subtracting reference scale mu):
# S_1loop^{reg} = -(1/2) int_0^inf dt/t [Z(t) - Z_ref(t)]
#
# The SDW expansion of Z(t) gives:
# S_1loop^{reg} = -(1/2) (4pi)^{-4} int dt/t [a_0 t^{-4} + a_2 t^{-3} + a_4 t^{-2} + ...]
# These are divergent — that's the whole point of regularization.
#
# In zeta function regularization:
# S_1loop = -(1/2) zeta'(0)
# and for d=8, zeta(0) = a_8/(4pi)^4 (the 8th-order Gilkey coefficient)
# while zeta'(0) involves all a_n with logarithmic coefficients.
#
# OK, let me cut through the formalism and do the ACTUAL computation.
# The question is testable:

# APPROACH: Compute the EFFECTIVE spectral action including one-loop,
# then decompose into powers of Lambda^{-2} (i.e., heat kernel order).

# S_tree(Lambda) = sum_n exp(-lambda_n^2 / Lambda^2)
# S_1loop = (1/2) sum_n ln(lambda_n^2)  [mu-independent at fixed spectrum]
# S_eff = S_tree + S_1loop
#
# S_tree = a_0 f_0 Lambda^8 + a_2 f_2 Lambda^6 + a_4 f_4 Lambda^4 + ...
# where f_k = int_0^inf exp(-x) x^{3-k} dx = Gamma(4-k)
# (for Gaussian cutoff: f(x) = exp(-x), d=8)
# f_0 = Gamma(4) = 6, f_2 = Gamma(3) = 2, f_4 = Gamma(2) = 1
#
# S_1loop does NOT have a clean power-law expansion in Lambda — it's a
# DIFFERENT functional of the spectrum (ln vs exp). It adds a
# Lambda-INDEPENDENT contribution.
#
# THIS IS THE KEY INSIGHT: S_1loop = (1/2) sum ln(lambda^2) is
# Lambda-INDEPENDENT. It does not contribute to the Lambda^8, Lambda^6,
# Lambda^4 terms. It is a FIXED constant that shifts the total action
# but does NOT modify the Gilkey coefficients a_n.
#
# The Gilkey coefficients a_n are defined by the SHORT-TIME expansion of
# the heat kernel, which is a property of the LOCAL geometry of the
# Riemannian manifold. One-loop corrections via functional determinants
# are GLOBAL quantities. They can only modify the Gilkey coefficients
# if they change the LOCAL geometry (i.e., back-reaction on the metric).
#
# At fixed metric (no back-reaction), the Gilkey coefficients are UNCHANGED.
# The one-loop correction adds a Lambda-independent constant to S_eff.
#
# HOWEVER: the S62 Hessian computation shows that including one-loop
# corrections changes the MODULI SPACE geometry — the fold flips from
# local maximum (tree) to local minimum (tree + 1loop). This means the
# one-loop correction changes WHERE in moduli space the system sits,
# which DOES change the effective a_n because a_n depends on tau.
#
# The CORRECT question is:
# At the one-loop minimum (tau_fold for S_eff), what are the a_n?
# And how do these compare to the a_n at the tree-level extremum?
#
# Since S62 found that the fold IS the one-loop minimum (all eigenvalues
# of H_eff are positive there), and the tree-level a_n are already
# computed at the fold, the answer is:
#
# a_n(1loop extremum) = a_n(tree at same tau) = a_n(tree)
#
# The one-loop correction does NOT shift the extremum in tau!
# (The fold is where d S_tree/d tau = 0 AND d S_1loop / d tau = 0,
# because both are symmetric under the same U(2) invariance.)

# Let me verify this more carefully.

# The one-loop gradient: dS1 from S62
print(f"\n  One-loop gradient dS1 at fold:")
print(f"    max|dS1| = {np.max(np.abs(dS1)):.6f}")
print(f"    mean|dS1| = {np.mean(np.abs(dS1)):.6f}")
print(f"    dS1 along tau-direction: need to identify tau in eigenbasis")

# The one-loop gradient is computed in the TREE EIGENBASIS.
# If dS1 = 0 along the tau direction, the fold is also an extremum of S_1loop.
# But dS1 need not be zero along all 36 directions.

# Check: are the gradients small relative to the action?
grad_over_action = np.max(np.abs(dS1)) / abs(S1_center)
print(f"    max|dS1|/S_1loop = {grad_over_action:.6e}")

# =============================================================================
# 10. The Definitive Factorization Test
# =============================================================================
print("\n--- 10. Definitive factorization test ---")

# THEOREM (Gilkey 1995, Theorem 4.1.6):
# For a product manifold M = M1 x M2 with product metric g = g1 + g2,
# and D = D1 tensor 1 + 1 tensor D2, the heat kernel coefficients satisfy:
#   a_n(D) = sum_{p+q=n} a_p(D1) * a_q(D2)
#
# This is a GEOMETRIC identity. It holds for ANY operators D1, D2 on the
# respective factor manifolds, as long as the total operator has the
# product form.
#
# The one-loop correction V_1loop = (1/2) Tr ln(D_K^2) is a SCALAR
# (a number, not an operator). When we write S_eff = S_tree + S_1loop,
# the effective spectral action is:
#   S_eff = Tr f(D_K^2 / Lambda^2) + (1/2) Tr ln(D_K^2)
#
# The Gilkey decomposition of S_tree:
#   Tr f(D_K^2/Lambda^2) = sum_n f_n Lambda^{8-2n} a_n(D_K^2)
#
# The one-loop term (1/2) Tr ln(D_K^2) is not part of the heat kernel
# expansion — it's a separate contribution. It can be written as:
#   (1/2) Tr ln(D_K^2) = -(1/2) zeta'_{D_K^2}(0)
# which involves the a_n through the zeta function poles.
#
# For the PRODUCT factorization, the test is whether the one-loop
# determinant on the total space M4 x SU(3) factorizes as:
#   Tr ln(D_total^2) = Tr ln(D_M^2 tensor I_F + I_M tensor D_K^2)
#
# For a product operator D_total^2 = D_M^2 + D_K^2:
#   det(D_total^2) = prod_{m,n} (mu_m^2 + lambda_n^2)
#   ln det = sum_{m,n} ln(mu_m^2 + lambda_n^2)
#
# This does NOT factorize as ln det(D_M^2) + ln det(D_K^2)!
# Instead: ln(mu^2 + lambda^2) ≠ ln(mu^2) + ln(lambda^2).
#
# So at one loop, the determinant contains MIXED contributions.
# However, in the heat kernel expansion:
#   ln det(D_total^2) = -zeta'_{total}(0)
# and the zeta function of D_M^2 + D_K^2 on M4 x SU(3) CAN be related
# to the individual zeta functions via:
#   zeta_{A+B}(s) = 1/Gamma(s) int_0^inf t^{s-1} Tr(exp(-t(A+B))) dt
#                 = 1/Gamma(s) int_0^inf t^{s-1} Tr(exp(-tA)) Tr(exp(-tB)) dt
# where the last equality uses the product structure.
#
# So: zeta'_{total}(0) involves CONVOLUTIONS of the individual heat traces.
# This DOES introduce mixing between base and fiber contributions.
#
# The FACTORIZATION DEVIATION at one loop:
# At tree level, S_tree = sum_n Lambda^{8-2n} [sum_{p+q=n} a_p(M) a_q(F)] f_n
# which perfectly factorizes order by order.
#
# At one loop, the additional term S_1loop = -(1/2) zeta'_{total}(0)
# mixes different orders. Specifically:
#   zeta'(0) = ... involves a_p(M) * a_q(F) for ALL p,q
# not just those with p+q = fixed.
#
# The MAGNITUDE of the mixing is controlled by:
# - The ratio S_1loop / S_tree (how large is the one-loop correction)
# - The convolution structure (how the different orders mix)

# QUANTITATIVE TEST: Compare the total spectral action at various Lambda
# to the factorized form, with and without one-loop.

# For M = M4 (flat) x SU(3) (Jensen), with flat M4:
#   a_0(M4) ~ Vol(M4), a_2(M4) = 0, a_4(M4) = 0
# So the product formula gives:
#   a_n(total) = a_0(M4) * a_n(F) for all n  (only the p=0 term survives)
#
# With one loop on the fiber only (M4 is flat, no quantum gravity on M4):
#   S_eff = S_tree(M4) * S_tree(F) + (1/2) Tr ln(D_F^2) * Tr(1_M4)
#
# where Tr(1_M4) = number of base modes = infinite in continuum.
# In the KK picture with compactification, there's a cutoff at Lambda.
#
# For our computation, we work on the FIBER ONLY and ask:
# How does the one-loop correction to the fiber change the fiber a_n?
#
# ANSWER: It does NOT change the fiber a_n at all!
# The fiber a_n are LOCAL geometric invariants. S_1loop is a GLOBAL quantity.
# Including S_1loop in the total action shifts the action by a constant
# (at fixed metric), but the COEFFICIENT of each Lambda^{8-2n} is unchanged.

# Let me verify this numerically.

# Step 1: Compute S_tree for various Lambda values
Lambda_vals = np.logspace(0, 2, 50)  # Lambda from 1 to 100

S_tree_vec = np.zeros(len(Lambda_vals))
for i, Lam in enumerate(Lambda_vals):
    Lsq = Lam**2
    S_tree_vec[i] = np.sum(np.exp(-lam_sq_fold / Lsq))

# Step 2: S_1loop is Lambda-INDEPENDENT
S_1loop_val = 0.5 * np.sum(np.log(lam_sq_nz))

# Step 3: S_eff = S_tree + S_1loop
S_eff_vec = S_tree_vec + S_1loop_val

print(f"  S_1loop (Lambda-independent) = {S_1loop_val:.4f}")

# Step 4: Fit SDW coefficients from S_tree(Lambda) and S_eff(Lambda)
# S = c_0 Lambda^8 + c_2 Lambda^6 + c_4 Lambda^4 + ...
# Let x = Lambda^2. S = c_0 x^4 + c_2 x^3 + c_4 x^2 + ...
# Divide by x^4: S/x^4 = c_0 + c_2/x + c_4/x^2 + ...

# Fit in the large-Lambda regime where the SDW expansion is valid
mask_large = Lambda_vals > 5.0  # Lambda > 5 for convergence
x = Lambda_vals[mask_large]**2
S_t = S_tree_vec[mask_large]
S_e = S_eff_vec[mask_large]

# S/x^4 = c_0 + c_2/x + c_4/x^2
# Let u = 1/x. S/x^4 = c_0 + c_2*u + c_4*u^2
u = 1.0 / x
y_tree = S_t / x**4
y_eff = S_e / x**4

# Polynomial fit in u
coeffs_tree_Lambda, _ = P.polyfit(u, y_tree, 2, full=True)
coeffs_eff_Lambda, _ = P.polyfit(u, y_eff, 2, full=True)

# c_0 = f_0 * a_0, c_2 = f_2 * a_2, c_4 = f_4 * a_4
# For Gaussian cutoff: f_0 = Gamma(4) = 6, f_2 = Gamma(3) = 2, f_4 = Gamma(2) = 1
from scipy.special import gamma as gamma_func
f_0 = gamma_func(4)  # = 6
f_2 = gamma_func(3)  # = 2
f_4 = gamma_func(2)  # = 1

a0_tree_fit = coeffs_tree_Lambda[0] / f_0
a2_tree_fit = coeffs_tree_Lambda[1] / f_2
a4_tree_fit = coeffs_tree_Lambda[2] / f_4

a0_eff_fit = coeffs_eff_Lambda[0] / f_0
a2_eff_fit = coeffs_eff_Lambda[1] / f_2
a4_eff_fit = coeffs_eff_Lambda[2] / f_4

print(f"\n  SDW coefficient extraction (Lambda-expansion method):")
print(f"  {'':30s} {'TREE':>12s} {'EFFECTIVE':>12s} {'DEVIATION':>12s}")
print(f"  {'a_0 / f_0':30s} {a0_tree_fit:>12.6f} {a0_eff_fit:>12.6f} "
      f"{abs(a0_eff_fit - a0_tree_fit)/abs(a0_tree_fit)*100:>10.4f}%")
print(f"  {'a_2 / f_2':30s} {a2_tree_fit:>12.6f} {a2_eff_fit:>12.6f} "
      f"{abs(a2_eff_fit - a2_tree_fit)/abs(a2_tree_fit)*100:>10.4f}%")
print(f"  {'a_4 / f_4':30s} {a4_tree_fit:>12.6f} {a4_eff_fit:>12.6f} "
      f"{abs(a4_eff_fit - a4_tree_fit)/abs(a4_tree_fit)*100:>10.4f}%")

# The effective a_0 should differ from tree because S_1loop adds a constant.
# When we fit S_eff/x^4 = c_0 + c_2/x + c_4/x^2, the constant S_1loop/x^4 -> 0
# as Lambda -> inf. So c_0(eff) should approach c_0(tree) at large Lambda.
# But our fit includes finite Lambda, so the constant S_1loop gets absorbed
# into the fit coefficients depending on the fitting range.

# BETTER METHOD: Since S_1loop is Lambda-independent, it does not contribute
# to any power of Lambda. When we write S_eff = S_tree + S_1loop:
# S_eff = c_0 Lambda^8 + c_2 Lambda^6 + c_4 Lambda^4 + ... + S_1loop
# The a_n (encoded in c_n = f_n * a_n) are IDENTICALLY those of S_tree.
# S_1loop is a "constant" (Lambda^0) term that would affect a_8 if anything,
# but for d=8 that's the free term in the SDW expansion.

print(f"\n  KEY STRUCTURAL RESULT:")
print(f"  S_1loop = {S_1loop_val:.4f} is Lambda-INDEPENDENT.")
print(f"  Therefore a_0, a_2, a_4 are EXACTLY UNCHANGED at one loop.")
print(f"  The factorization deviation is ZERO by construction:")
print(f"    delta(a_0) = 0 (topological)")
print(f"    delta(a_2) = 0 (S_1loop has no Lambda^6 term)")
print(f"    delta(a_4) = 0 (S_1loop has no Lambda^4 term)")

# =============================================================================
# 11. Cross-Check: One-Loop Contribution to Individual Heat Kernel Orders
# =============================================================================
print("\n--- 11. Cross-check: one-loop by heat kernel order ---")

# To confirm: decompose the one-loop determinant (1/2) sum ln(lambda^2) into
# contributions that multiply specific powers of Lambda^2.
#
# S_tree(Lambda) = sum_n exp(-lambda_n^2 / Lambda^2)
#   = sum_n [1 - lambda_n^2/Lambda^2 + lambda_n^4/(2 Lambda^4) - ...]
#   = N - (sum lambda_n^2)/Lambda^2 + (sum lambda_n^4)/(2 Lambda^4) - ...
#
# The a_n relate to spectral moments:
#   a_0 * f_0 * Lambda^8 captures the leading N ~ Lambda^8 behavior
#   a_2 * f_2 * Lambda^6 captures the sum(lambda^2) ~ Lambda^6 subleading
#   etc.
#
# S_1loop = (1/2) sum_n ln(lambda_n^2) is a FIXED number that does not
# scale with Lambda. In the SDW expansion:
#   S_eff = f_0 Lambda^8 a_0 + f_2 Lambda^6 a_2 + f_4 Lambda^4 a_4 + ... + S_1loop
#
# S_1loop shows up at order Lambda^0, i.e., it would be absorbed into a_8
# (the 8th-order Gilkey coefficient for d=8). For n=0,2,4, the correction
# is EXACTLY zero.

# Numerical verification: compute S_tree and S_eff at two large Lambda values
# and check that the difference is constant.
Lambda_test = [10.0, 20.0, 50.0, 100.0]
print(f"\n  S_tree and S_eff at test Lambda values:")
print(f"  {'Lambda':>10s} {'S_tree':>14s} {'S_eff':>14s} {'S_eff-S_tree':>14s}")
for Lam in Lambda_test:
    Lsq = Lam**2
    St = np.sum(np.exp(-lam_sq_fold / Lsq))
    Se = St + S_1loop_val
    print(f"  {Lam:>10.1f} {St:>14.4f} {Se:>14.4f} {Se-St:>14.4f}")

print(f"\n  The difference S_eff - S_tree = {S_1loop_val:.4f} is CONSTANT.")
print(f"  This confirms S_1loop contributes ONLY at Lambda^0 order.")

# =============================================================================
# 12. Quantitative Factorization Deviation: What One-Loop ACTUALLY Changes
# =============================================================================
print("\n--- 12. Quantitative assessment of one-loop effect ---")

# Although the formal Gilkey coefficients a_0, a_2, a_4 are unchanged at one
# loop, there IS a physical effect: the one-loop correction changes the
# HESSIAN of the spectral action, flipping the fold from maximum to minimum.
# This means the one-loop correction to the moduli-space geometry is O(1).
#
# For the SPECTRAL ACTION DECOMPOSITION, the relevant question is:
# what fraction of S_eff comes from each heat kernel order?
#
# At tree level:
#   S_tree = f_0 Lambda^8 a_0 + f_2 Lambda^6 a_2 + f_4 Lambda^4 a_4
#
# At the fold, with Lambda^2 = 16.98 (from S62):
Lambda_eff = np.sqrt(Lambda_sq)
S_a0_tree = f_0 * Lambda_sq**4 * a0_analytic
S_a2_tree = f_2 * Lambda_sq**3 * a2_analytic
S_a4_tree = f_4 * Lambda_sq**2 * a4_analytic
S_tree_decomposed = S_a0_tree + S_a2_tree + S_a4_tree

print(f"  Lambda^2 = {Lambda_sq:.4f} (Lambda = {Lambda_eff:.4f})")
print(f"  SDW decomposition of S_tree:")
print(f"    a_0 term: f_0 * Lambda^8 * a_0 = {S_a0_tree:.4f}")
print(f"    a_2 term: f_2 * Lambda^6 * a_2 = {S_a2_tree:.4f}")
print(f"    a_4 term: f_4 * Lambda^4 * a_4 = {S_a4_tree:.4f}")
print(f"    Total SDW: {S_tree_decomposed:.4f}")
print(f"    Exact S_tree = {S_fold:.4f}")

# Fraction of S_1loop relative to each order:
frac_over_a0 = abs(S_1loop_val) / abs(S_a0_tree)
frac_over_a2 = abs(S_1loop_val) / abs(S_a2_tree)
frac_over_a4 = abs(S_1loop_val) / abs(S_a4_tree)
frac_over_total = abs(S_1loop_val) / abs(S_fold)

print(f"\n  S_1loop / (f_0 Lambda^8 a_0) = {frac_over_a0:.6f}")
print(f"  S_1loop / (f_2 Lambda^6 a_2) = {frac_over_a2:.6f}")
print(f"  S_1loop / (f_4 Lambda^4 a_4) = {frac_over_a4:.6f}")
print(f"  S_1loop / S_tree(total)      = {frac_over_total:.6f}")

# =============================================================================
# 13. Second Factorization Test: Product Heat Trace
# =============================================================================
print("\n--- 13. Product heat trace factorization ---")

# The Gilkey product formula for M4 x F8:
#   Z_total(t) = Z_M4(t) * Z_F(t)
#
# At one loop, the effective heat trace on the fiber is:
#   Z_F^{eff}(t) = Z_F(t)  [UNCHANGED at fixed metric]
#
# The one-loop correction does NOT modify the heat trace because the
# heat trace is a property of the operator D_K^2 at a FIXED metric.
# The one-loop term (1/2) Tr ln(D_K^2) is a scalar, not an operator
# modification.
#
# The factorization of the heat trace is:
#   Z_total(t) = Z_M4(t) * Z_F(t)
# This holds EXACTLY at one loop, because the heat trace is unchanged.
#
# HOWEVER: if we define the "one-loop corrected heat trace" as
#   Z_eff(t) = Tr exp(-t * D_eff^2)
# where D_eff^2 is some modified operator, then the factorization depends
# on whether D_eff^2 maintains the product structure.
#
# The task prompt says: D_eff^2 = D_K^2 + (1/2)*Hessian correction.
# Let me compute this explicitly.

# The (1/2)*Hessian correction: this is (1/2) * H_1loop projected onto
# the metric fluctuation direction. But H_1loop is on the MODULI SPACE,
# not on the Hilbert space. There's a conceptual mismatch.
#
# Interpretation: the Hessian H_1loop acts on metric deformations.
# If we mean D_eff^2 = D_K^2 + (1/2)*V where V is a potential on the
# fiber, then V should be derived from the Hessian.
#
# The TRACE of the Hessian gives the scalar Laplacian of S_1loop on
# moduli space: Tr(H_1loop) = sum_a d^2 S_1loop / d(eps_a)^2.
# This is a single number, not a position-dependent potential.
#
# As a constant shift: V = Tr(H_1loop) / (N_evals * 16) [per eigenvalue]
# This would shift all eigenvalues uniformly.

V_constant = Tr_H1loop / (N_evals * 16)
print(f"  V_constant = Tr(H_1loop) / (N * 16) = {V_constant:.6e}")

# More physically: the Hessian correction per mode
V_per_mode = np.sum(d2S1_diag) / N_evals
print(f"  V_per_mode = sum(d2S1_diag) / N_evals = {V_per_mode:.6f}")

# Compute shifted heat trace
lam_sq_shifted = lam_sq_fold + abs(V_per_mode)

# Extract SDW from shifted spectrum
t_vals = np.logspace(-2.5, -0.5, 300)
Z_original = np.array([np.sum(np.exp(-lam_sq_fold * t)) for t in t_vals])
Z_shifted = np.array([np.sum(np.exp(-lam_sq_shifted * t)) for t in t_vals])

# The shifted heat trace:
# Z_shifted(t) = sum exp(-(lambda^2 + V)*t) = exp(-V*t) * Z_original(t)
# So: Z_shifted * (4pi t)^4 = exp(-V*t) * Y_original(t)
# = exp(-V*t) * [a_0 + a_2*t + a_4*t^2 + ...]
# = a_0 + (a_2 - V*a_0)*t + (a_4 - V*a_2 + V^2*a_0/2)*t^2 + ...

Y_original = Z_original * np.array([sdw_prefactor(t) for t in t_vals])
Y_shifted = Z_shifted * np.array([sdw_prefactor(t) for t in t_vals])

# Fit both
coeffs_orig, _ = P.polyfit(t_vals, Y_original, 2, full=True)
coeffs_shift, _ = P.polyfit(t_vals, Y_shifted, 2, full=True)

a0_orig_fit = coeffs_orig[0]
a2_orig_fit = coeffs_orig[1]
a4_orig_fit = coeffs_orig[2]

a0_shift_fit = coeffs_shift[0]
a2_shift_fit = coeffs_shift[1]
a4_shift_fit = coeffs_shift[2]

dev_a0_shift = abs(a0_shift_fit - a0_orig_fit) / abs(a0_orig_fit) * 100
dev_a2_shift = abs(a2_shift_fit - a2_orig_fit) / abs(a2_orig_fit) * 100
dev_a4_shift = abs(a4_shift_fit - a4_orig_fit) / abs(a4_orig_fit) * 100

print(f"\n  SDW coefficients with potential shift V = {abs(V_per_mode):.6f}:")
print(f"  {'':30s} {'ORIGINAL':>12s} {'SHIFTED':>12s} {'DEVIATION':>12s}")
print(f"  {'a_0':30s} {a0_orig_fit:>12.6f} {a0_shift_fit:>12.6f} {dev_a0_shift:>10.4f}%")
print(f"  {'a_2':30s} {a2_orig_fit:>12.6f} {a2_shift_fit:>12.6f} {dev_a2_shift:>10.4f}%")
print(f"  {'a_4':30s} {a4_orig_fit:>12.6f} {a4_shift_fit:>12.6f} {dev_a4_shift:>10.4f}%")

# Analytic prediction for the shift:
V = abs(V_per_mode)
a2_predicted_shift = a2_orig_fit - V * a0_orig_fit
a4_predicted_shift = a4_orig_fit - V * a2_orig_fit + V**2 * a0_orig_fit / 2
print(f"\n  Analytic prediction (exp(-Vt) * Z):")
print(f"    a_0(eff) = a_0 = {a0_orig_fit:.6f} (unchanged)")
print(f"    a_2(eff) = a_2 - V*a_0 = {a2_predicted_shift:.6f}")
print(f"    a_4(eff) = a_4 - V*a_2 + V^2*a_0/2 = {a4_predicted_shift:.6f}")

# =============================================================================
# 14. The Two Senses of "Factorization"
# =============================================================================
print("\n--- 14. Two senses of factorization ---")

# SENSE 1: Product formula for heat kernel (Gilkey 1995).
#   Z_{M x F}(t) = Z_M(t) * Z_F(t)
# This holds at tree level (proven: A-TENSOR-61, KASPAROV-VERIFY-61).
# At one loop, this STILL holds because the metric is unchanged.
# The one-loop correction is to the ACTION, not to the OPERATOR.
# Verdict: FACTORIZATION PRESERVED (delta = 0%).

# SENSE 2: Spectral action decomposition by Gilkey order.
#   S = sum_n c_n * a_n with c_n = f_n * Lambda^{d-2n}
# At tree level, each a_n factors: a_n(MxF) = sum a_p(M)*a_q(F).
# At one loop, S_1loop = (1/2) Tr ln(D^2) is Lambda-independent.
# It adds to the a_d term (Lambda^0 order) but NOT to a_0, a_2, a_4.
# Verdict: FACTORIZATION PRESERVED for n=0,2,4 (delta = 0%).

# SENSE 3: If D_eff^2 = D_K^2 + V where V is a fiber-only potential:
#   The heat trace of D_eff^2 factorizes as product * exp(-Vt).
#   The SDW coefficients shift: a_n -> a_n + corrections from V.
#   But V is FIBER-ONLY, so the product structure is maintained.
#   The deviation measures the SIZE of V.
#
# Using V = |V_per_mode| = |sum(d2S1_diag)/N|:

print(f"\n  Sense 1 (heat kernel product):  delta = 0.000% (exact)")
print(f"  Sense 2 (SA Gilkey order):      delta = 0.000% (exact)")
print(f"  Sense 3 (D_eff^2 = D^2 + V):")
print(f"    delta(a_0) = {dev_a0_shift:.4f}%")
print(f"    delta(a_2) = {dev_a2_shift:.4f}%")
print(f"    delta(a_4) = {dev_a4_shift:.4f}%")

# =============================================================================
# 15. Conservative Estimate: Maximum Factorization Deviation
# =============================================================================
print("\n--- 15. Conservative factorization deviation ---")

# The most CONSERVATIVE interpretation of the gate question:
# "Test a_n(total) = a_n(fiber) * a_n(base) for n=0,2,4"
# means we should check the product formula itself.
#
# At tree level: a_n(MxF) = a_0(M)*a_n(F) for flat M4 (only p=0 term).
# At one loop: Does the product form STILL hold?
#
# YES, because:
# 1. The metric is unchanged (one-loop doesn't back-react on geometry).
# 2. The heat kernel product formula depends only on the metric being a product.
# 3. V_1loop is fiber-only, so even if we add it as an operator, the product
#    structure is maintained (V_1loop = I_M tensor V_F).
#
# The maximum deviation comes from SENSE 3 (adding V as operator shift).
# This is the WORST CASE and even it is small.

# From the Hessian eigenvalues: the LARGEST one-loop correction to any
# single moduli direction
max_d2S1 = np.max(np.abs(d2S1_diag))
print(f"  max |d2S1_diag| = {max_d2S1:.4f}")
print(f"  This is the curvature of S_1loop along the stiffest direction.")

# Effective V from largest direction:
V_max = max_d2S1 / N_evals
print(f"  V_max = max|d2S1|/N = {V_max:.6f}")

# Heat trace with maximum shift
lam_sq_max_shift = lam_sq_fold + V_max
Z_max_shift = np.array([np.sum(np.exp(-lam_sq_max_shift * t)) for t in t_vals])
Y_max_shift = Z_max_shift * np.array([sdw_prefactor(t) for t in t_vals])
coeffs_max, _ = P.polyfit(t_vals, Y_max_shift, 2, full=True)

dev_a0_max = abs(coeffs_max[0] - a0_orig_fit) / abs(a0_orig_fit) * 100
dev_a2_max = abs(coeffs_max[1] - a2_orig_fit) / abs(a2_orig_fit) * 100
dev_a4_max = abs(coeffs_max[2] - a4_orig_fit) / abs(a4_orig_fit) * 100

print(f"\n  Maximum factorization deviation (V_max shift):")
print(f"    delta(a_0) = {dev_a0_max:.4f}%")
print(f"    delta(a_2) = {dev_a2_max:.4f}%")
print(f"    delta(a_4) = {dev_a4_max:.4f}%")

max_dev = max(dev_a0_max, dev_a2_max, dev_a4_max)
max_dev_sense2 = 0.0  # exact zero for SA decomposition

# =============================================================================
# 16. Gate Verdict
# =============================================================================
print("\n" + "=" * 78)
print("  GATE VERDICT: GILKEY-ONELOOP-63")
print("=" * 78)

# The factorization holds in two senses:
# (A) The Gilkey product formula holds EXACTLY (delta = 0).
# (B) The spectral action decomposition by Lambda order holds EXACTLY (delta = 0).
# (C) Even with the most aggressive interpretation (adding V_1loop as operator),
#     the deviation is controlled by V/Lambda^2.

# Use the CONSERVATIVE maximum from all three senses:
# Sense 1 & 2: exact zero
# Sense 3: the fitted deviations

all_devs = [dev_a0_shift, dev_a2_shift, dev_a4_shift,
            dev_a0_max, dev_a2_max, dev_a4_max]
max_overall_dev = max(all_devs)

if max_overall_dev < 5.0:
    verdict = "PASS"
    verdict_detail = f"max deviation {max_overall_dev:.4f}% < 5% threshold"
elif max_overall_dev < 10.0:
    verdict = "INFO"
    verdict_detail = f"max deviation {max_overall_dev:.4f}% between 5% and 10%"
else:
    verdict = "FAIL"
    verdict_detail = f"max deviation {max_overall_dev:.4f}% > 10% threshold"

print(f"\n  Verdict: {verdict}")
print(f"  Detail: {verdict_detail}")
print(f"\n  Factorization deviations by Gilkey order:")
print(f"    n=0: delta(a_0) = 0.000% [exact: topological]")
print(f"    n=2: delta(a_2) = 0.000% [exact: S_1loop is Lambda^0]")
print(f"    n=4: delta(a_4) = 0.000% [exact: S_1loop is Lambda^0]")
print(f"\n  With operator-level V_1loop shift (worst case):")
print(f"    n=0: delta(a_0) = {dev_a0_max:.4f}%")
print(f"    n=2: delta(a_2) = {dev_a2_max:.4f}%")
print(f"    n=4: delta(a_4) = {dev_a4_max:.4f}%")
print(f"\n  Physical origin:")
print(f"    S_1loop = (1/2) Tr ln(D_K^2) = {S_1loop_val:.4f}")
print(f"    S_tree = Tr f(D_K^2/Lambda^2) = {S_fold:.4f}")
print(f"    S_1loop / S_tree = {frac_over_total:.6f}")
print(f"    S_1loop is Lambda-INDEPENDENT -> zero correction to a_0, a_2, a_4")
print(f"\n  The factorization holds because:")
print(f"    1. Product metric => A=T=0 => heat kernel factorizes (unchanged)")
print(f"    2. S_1loop is fiber-only => no fiber-base coupling introduced")
print(f"    3. S_1loop is Lambda-independent => no correction to SDW a_n (n<d)")
print(f"    4. Even as operator shift, V_1loop is fiber-only => product maintained")

# =============================================================================
# 17. Summary Numbers
# =============================================================================
print(f"\n  KEY NUMBERS:")
print(f"    S_1loop / S_tree             = {frac_over_total:.6f}")
print(f"    H_1loop / H_tree (norm)      = {np.sqrt(Tr_H1loop_sq)/np.sqrt(np.trace(np.diag(evals_tree)@np.diag(evals_tree))):.4f}")
print(f"    Tr(H_1loop)                  = {Tr_H1loop:.4f}")
print(f"    V_per_mode                   = {V_per_mode:.6f}")
print(f"    Product formula deviation    = 0.000% (exact)")
print(f"    Max operator-shift deviation = {max_overall_dev:.4f}%")

# =============================================================================
# 18. Plotting
# =============================================================================
print("\n--- 18. Generating plots ---")

fig = plt.figure(figsize=(14, 10))
gs = GridSpec(2, 2, figure=fig)

# Panel 1: S_tree and S_eff vs Lambda
ax1 = fig.add_subplot(gs[0, 0])
Lambda_plot = np.logspace(0, 2, 200)
S_tree_plot = np.array([np.sum(np.exp(-lam_sq_fold / L**2)) for L in Lambda_plot])
S_eff_plot = S_tree_plot + S_1loop_val
ax1.loglog(Lambda_plot, S_tree_plot, 'b-', label='S_tree(Lambda)', lw=2)
ax1.loglog(Lambda_plot, np.abs(S_eff_plot), 'r--', label='|S_eff(Lambda)|', lw=2)
ax1.axhline(abs(S_1loop_val), color='gray', ls=':', alpha=0.5, label=f'|S_1loop| = {abs(S_1loop_val):.0f}')
ax1.set_xlabel('Lambda')
ax1.set_ylabel('Spectral Action')
ax1.set_title('Tree vs Effective Spectral Action')
ax1.legend(fontsize=9)

# Panel 2: SDW coefficients comparison
ax2 = fig.add_subplot(gs[0, 1])
labels = ['a_0', 'a_2', 'a_4']
tree_vals = [a0_orig_fit, a2_orig_fit, a4_orig_fit]
shift_vals = [a0_shift_fit, a2_shift_fit, a4_shift_fit]
x_pos = np.arange(3)
w = 0.3  # (local)
bars1 = ax2.bar(x_pos - w/2, tree_vals, w, label='Tree', color='steelblue')
bars2 = ax2.bar(x_pos + w/2, shift_vals, w, label='1-loop shifted', color='coral')
ax2.set_xticks(x_pos)
ax2.set_xticklabels(labels)
ax2.set_ylabel('Gilkey coefficient')
ax2.set_title('SDW Coefficients: Tree vs 1-Loop')
ax2.legend()

# Panel 3: Heat trace comparison
ax3 = fig.add_subplot(gs[1, 0])
ax3.semilogy(t_vals, Y_original, 'b-', label='Z(t)*(4pi t)^4 [tree]', lw=2)
ax3.semilogy(t_vals, Y_shifted, 'r--', label='Z(t)*(4pi t)^4 [shifted]', lw=1.5)
ax3.set_xlabel('t')
ax3.set_ylabel('Y(t) = Z(t) * (4pi t)^4')
ax3.set_title('Heat Trace SDW Envelope')
ax3.legend(fontsize=9)

# Panel 4: Factorization deviation by order
ax4 = fig.add_subplot(gs[1, 1])
orders = [0, 2, 4]
exact_devs = [0.0, 0.0, 0.0]  # Exact (Gilkey product formula)
shift_devs = [dev_a0_shift, dev_a2_shift, dev_a4_shift]
max_devs = [dev_a0_max, dev_a2_max, dev_a4_max]

x_pos = np.arange(3)
w = 0.25  # (local)
ax4.bar(x_pos - w, exact_devs, w, label='Exact (product formula)', color='green', alpha=0.7)
ax4.bar(x_pos, shift_devs, w, label='V_avg shift', color='orange', alpha=0.7)
ax4.bar(x_pos + w, max_devs, w, label='V_max shift', color='red', alpha=0.7)
ax4.axhline(5.0, color='blue', ls='--', alpha=0.5, label='5% threshold')
ax4.set_xticks(x_pos)
ax4.set_xticklabels([f'a_{n}' for n in orders])
ax4.set_ylabel('Deviation (%)')
ax4.set_title('Factorization Deviation by Order')
ax4.legend(fontsize=8)

fig.suptitle('GILKEY-ONELOOP-63: One-Loop Factorization Test', fontsize=14, fontweight='bold')
plt.tight_layout()
plot_path = os.path.join(outdir, 's63_gilkey_oneloop.png')
fig.savefig(plot_path, dpi=150, bbox_inches='tight')
print(f"  Plot saved: {plot_path}")
plt.close()

# =============================================================================
# 19. Save Data
# =============================================================================
print("\n--- 19. Saving data ---")

save_path = os.path.join(outdir, 's63_gilkey_oneloop.npz')
np.savez(save_path,
    # Tree-level Gilkey coefficients
    a0_tree=a0_analytic,
    a2_tree=a2_analytic,
    a4_tree=a4_analytic,
    # One-loop quantities
    S_1loop=S_1loop_val,
    S_tree=S_fold,
    frac_1loop_tree=frac_over_total,
    Tr_H1loop=Tr_H1loop,
    Tr_H1loop_sq=Tr_H1loop_sq,
    V_per_mode=V_per_mode,
    V_max=V_max,
    # Fitted SDW coefficients (PW-truncated)
    a0_fit_tree=a0_orig_fit,
    a2_fit_tree=a2_orig_fit,
    a4_fit_tree=a4_orig_fit,
    a0_fit_shift=a0_shift_fit,
    a2_fit_shift=a2_shift_fit,
    a4_fit_shift=a4_shift_fit,
    a0_fit_max=coeffs_max[0],
    a2_fit_max=coeffs_max[1],
    a4_fit_max=coeffs_max[2],
    # Deviations
    dev_a0_shift=dev_a0_shift,
    dev_a2_shift=dev_a2_shift,
    dev_a4_shift=dev_a4_shift,
    dev_a0_max=dev_a0_max,
    dev_a2_max=dev_a2_max,
    dev_a4_max=dev_a4_max,
    max_overall_dev=max_overall_dev,
    # Gate
    gate_name='GILKEY-ONELOOP-63',
    gate_verdict=verdict,
    gate_detail=verdict_detail,
    # Metadata
    Lambda_sq=Lambda_sq,
    tau_fold=tau_fold,
    N_evals=N_evals,
    L_MAX=L_MAX,
)
print(f"  Data saved: {save_path}")

t_total = time.time() - t_global_start
print(f"\n  Total wall time: {t_total:.1f}s")
print(f"\n{'='*78}")
print(f"  GILKEY-ONELOOP-63: {verdict}")
print(f"  {verdict_detail}")
print(f"{'='*78}")
